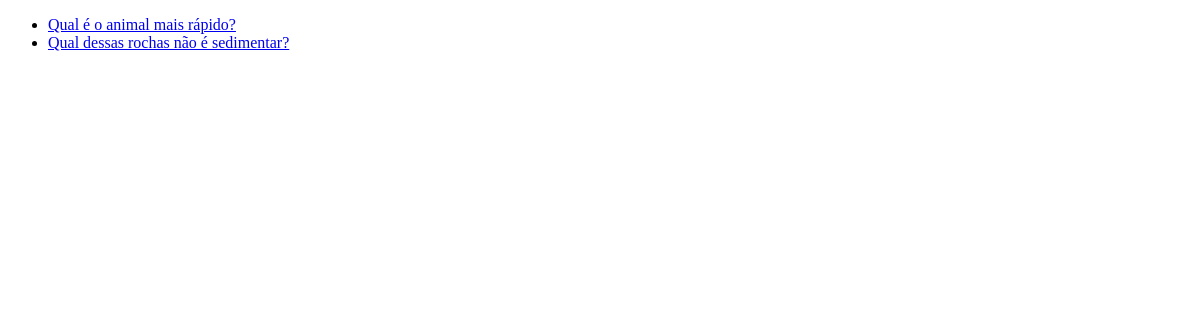
Page /enquetes/ on the earlier database version.
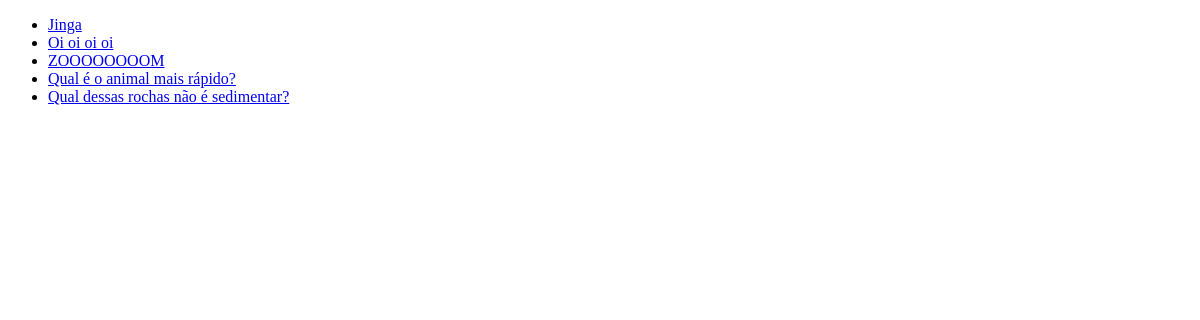
Same page on the later database version.
### enquetes/models.py (models this page shows, shortened)
class Question(models.Model):
    question_text = models.CharField(max_length=200)
    pubdate = models.DateTimeField("date published")
    def was_published_recently(self):
        return self.pubdate >= timezone.now() - datetime.timedelta(days=1)
    was_published_recently.admin_order_field = 'datapub'
    was_published_recently.boolean = True
    was_published_recently.short_description = 'Recente?'

### enquetes/views.py (the view)
# urls.py: path("", views.IndexView.as_view(), name="index"),
class IndexView(generic.ListView):
    template_name = "enquetes/index.html"
    context_object_name = "latest_question_list"
    def get_queryset(self):
        return Question.objects.order_by("-pubdate")[:5]

### enquetes/templates/enquetes/index.html
<!DOCTYPE html>
<html lang="en">
<head></head>
<body>
{% if latest_question_list %}
    <ul>
    {% for question in latest_question_list %}
        <li><a href="{% url 'enquetes:detail' question.id %}">{{ question.question_text }}</a></li>
    {% endfor %}
    </ul>
{% else %}
    <p>No polls are available.</p>
{% endif %}
</body>
</html>

Differences in the rows shown:
added Question: question_text "Jinga"
added Question: question_text "Oi oi oi oi"
added Question: question_text "ZOOOOOOOOM"
